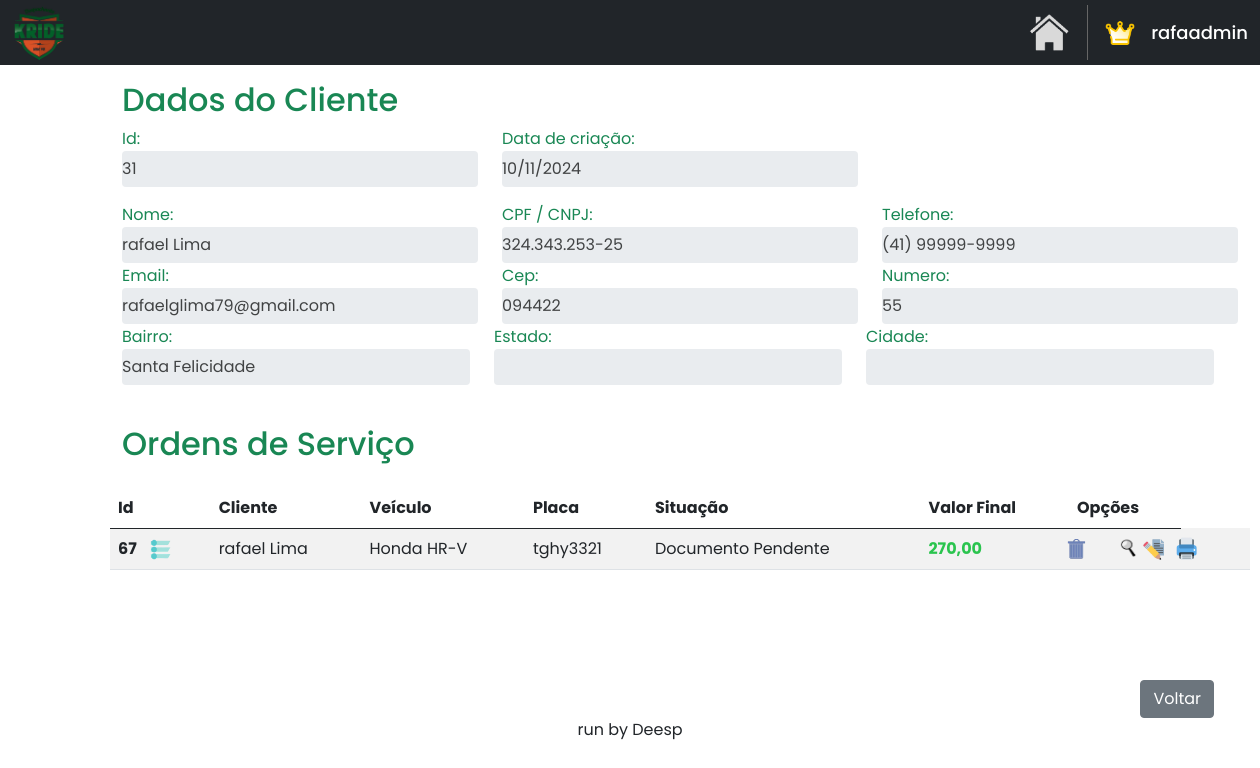
The app's page /home/consultar_cliente/31/ (signed in), older data.
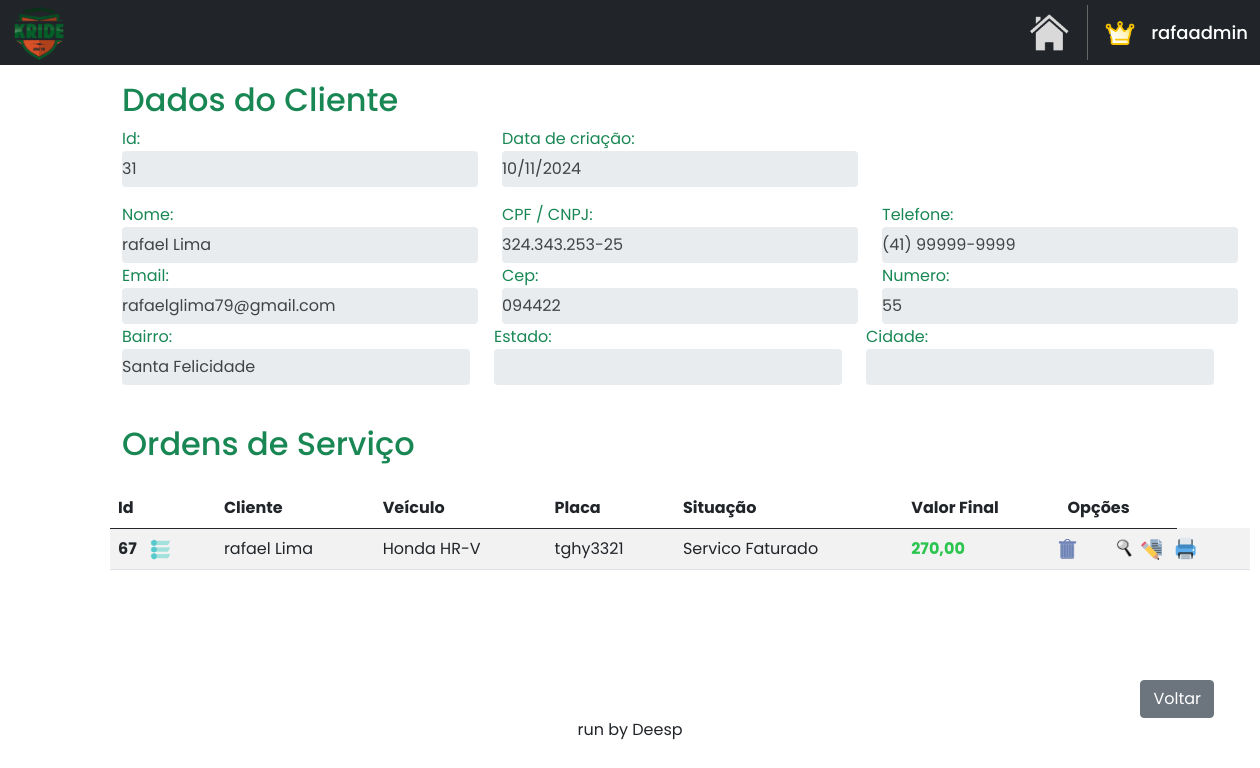
The same page, newer data.
### clientes/models.py (models this page shows)
class Cliente(models.Model):
    name = models.CharField(max_length=40)
    cpf_cnpj = models.CharField(max_length=25)
    telefone = models.CharField(max_length=25)
    cep = models.CharField(max_length=50, default='')
    bairro = models.CharField(max_length=30, default='')
    estado = models.CharField(max_length=30, default='')
    cidade = models.CharField(max_length=25, default='')
    numero = models.CharField(max_length=10, default='')
    email = models.EmailField(max_length=100, null=True, blank=True)
    data_criacao = models.DateTimeField(auto_now_add=True)

### OS/models.py (models this page shows)
class OrdemServico(models.Model):
    renavam = models.CharField(max_length=80)
    placa = models.CharField(max_length=15)
    cliente_id = models.ForeignKey(Cliente, on_delete=models.CASCADE)
    nome_cliente = models.CharField(max_length=40)
    chassi = models.CharField(max_length=30, default='')
    cor = models.CharField(max_length=20, default='')
    combustivel = models.CharField(max_length=15, default='')
    modelo = models.CharField(max_length=50, default='')
    valor_veiculo = models.CharField(max_length=15, default='')
    ano_modelo = models.CharField(max_length=10, default='')
    pendencias = models.CharField(max_length=60, default='')
    data_entrega = models.DateField(null=True, blank=True)
    data_aq = models.DateField(null=True, blank=True)
    data_servico = models.DateField(default=datetime.date.today)
    desconto = models.CharField(max_length=30, default='')
    valor_f = models.CharField(max_length=30, default='')
    observacoes = models.TextField(blank=True, null=True)
    status = models.CharField(max_length=20, default='')
    cpf_vendedor = models.CharField(max_length=20, default='')
    concessionaria = models.CharField(max_length=60, default='')
    tipo_veiculo = models.CharField(max_length=15, default='')

### clientes/views.py (the view)
# urls.py: path('consultar_cliente/<str:id>/', clienteviews.consultar_cliente, name='consultar_cliente'),
@login_required
def consultar_cliente(request, id):
    cliente = get_object_or_404(Cliente, pk=id)
    ordem_servico = OrdemServico.objects.filter(cliente_id=id)
    return render(
        request,
        'consulta.html',
        {'cliente': cliente,
         'ordem_servicos': ordem_servico}
    )

### clientes/templates/consulta.html (shortened to what this page needs)
{% extends "base.html" %}
{% load static %}
{% block content %}
<!DOCTYPE html>
<html lang="en">
<head>
    <link href="https://cdn.jsdelivr.net/npm/bootstrap@5.0.2/dist/css/bootstrap.min.css" rel="stylesheet">
</head>
<body>
    <div class="container mt-3 custom-container">
        <div class="d-flex justify-content-start align-items-center">
            <h2 class="me-auto text-success">Dados do Cliente</h2>
        </div>
    </div>
    <div class="container custom-container">
        <div class="row">
            <div class="col-md-4 form-group">
                <label class="text-success">Id:</label>
                <input type="text" class="form-control readonly-input" value="{{ cliente.id }}" readonly>
            </div>
            <div class="col-md-4 form-group">
                <label class="text-success">Data de criação:</label>
                <input type="text" class="form-control readonly-input" value="{{ cliente.data_criacao|date:'d/m/Y' }}" readonly>
            </div>
        </div>
        <div class="row">
            <div class="col-md-4 form-group">
                <label class="text-success">Nome:</label>
                <input type="text" class="form-control readonly-input" value="{{ cliente.name }}" readonly>
            </div>
            <div class="col-md-4 form-group">
                <label class="text-success">CPF / CNPJ:</label>
                <input type="text" class="form-control readonly-input" value="{{ cliente.cpf_cnpj }}" readonly>
            </div>
            <div class="col-md-4 form-group">
                <label class="text-success">Telefone:</label>
                <input type="text" class="form-control readonly-input" value="{{ cliente.telefone }}" readonly>
            </div>
        </div>
        <div class="row" style="margin-top: -15px;">
            <div class="col-md-4 form-group">
                <label class="text-success">Email:</label>
                <input type="text" class="form-control readonly-input" value="{{ cliente.email }}" readonly>
            </div>
            <div class="col-md-4 form-group">
                <label class="text-success">Cep:</label>
                <input type="text" class="form-control readonly-input" value="{{ cliente.cep }}" readonly>
            </div>
            <div class="col-md-4 form-group">
                <label class="text-success">Numero:</label>
                <input type="number" class="form-control readonly-input" value="{{ cliente.numero }}" readonly>
            </div>
        <div class="row" style="margin-top: -15px;">
            <div class="col-md-4 form-group">
                <label class="text-success">Bairro:</label>
                <input type="text" class="form-control readonly-input" value="{{ cliente.bairro }}" readonly>
            </div>
            <div class="col-md-4 form-group">
                <label class="text-success">Estado:</label>
                <input type="text" class="form-control readonly-input" value="{{ cliente.estado }}" readonly>
            </div>
            <div class="col-md-4 form-group">
                <label class="text-success">Cidade:</label>
                <input type="number" class="form-control readonly-input" value="{{ cliente.cidade }}" readonly>
            </div>
        </div>
        <div class="d-flex justify-content-start align-items-center mt-4">
            <h2 class="me-auto text-success">Ordens de Serviço</h2>
        </div>
        <table class="table table-striped mt-3">
            <thead>
                <tr>
                    <th scope="col">Id</th>
                    <th scope="col">Cliente</th>
                    <th scope="col">Veículo</th>
                    <th scope="col">Placa</th>
                    <th scope="col">Situação</th>
                    <th scope="col">Valor Final</th>
                    <th scope="col">Opções</th>
                </tr>
            </thead>
            <tbody  id="tbodyOrdens">
                {% for ordem_servico in ordem_servicos %}
                    <tr>
                        <th>
                            {{ordem_servico.id}}
                            <a href="#" class="openOptions">
                                <img src="{% static 'images/status.png' %}" style="width: 23px; height: 21px; margin-left: 9px;" alt="status" title="ALTERAR STATUS">
                            </a>
                        </th>
                        <td>{{ordem_servico.nome_cliente}}</td>
                        <td>{{ordem_servico.modelo}}</td>
                        <td>{{ordem_servico.placa}}</td>
                        <td>{{ordem_servico.status}}</td>
                        <td style="color: #2ac44e; font-weight: bold;">{{ordem_servico.valor_f}}</td>
                        <td>
                            <a href="#" class="delete-button" data-toggle="modal" data-target="#confirmDeleteModal" data-url="{% url 'excluir_os' ordem_servico.id %}" title="EXCLUIR" style="height: 20px; margin-left: -12px;">
                                <img src="{% static 'images/excluir.png' %}" style="width: 24px; height: 22px;">
                            </a>
                        </td>
                        <td>
                            <a href="{% url 'consultar_os' ordem_servico.id %}"  title="CONSULTAR" style="height: 20px; margin-left: -71px;">
                                <img src="{% static 'images/consultar.png' %}" style="width: 22px; height: 23px;">
                            </a>
                        </td>
                        <td>
                            <a href="{% url 'editar_os' ordem_servico.id %}"  title="EDITAR" style="height: 20px; margin-left: -70px;">
                                <img src="{% static 'images/editaros.png' %}" style="width: 22px; height: 23px;">
                            </a>
                        </td>
                        <td>
                            <a href="{% url 'imprimir_os' ordem_servico.id %}"  title="IMPRIMIR" style="height: 20px; margin-left: -60px;">
                                <img src="{% static 'images/imprimiros.png' %}" style="width: 22px; height: 23px;">
                            </a>
                        </td>
                    </tr>
                {% endfor %}
            </tbody>
        </table>
        <div class="d-flex justify-content-end align-items-center" style="margin-top: 70px;">
            <a href="{% url 'clientes' %}" class="btn btn-secondary me-4 mt-4">Voltar</a>
        </div>
    </div>
    </div>
</body>
</html>
{% endblock %}

### base/base.html (shortened to what this page needs)
{% load static %}
<!DOCTYPE html>
<html lang="en">
<head>
</head>
<body>
    <nav class="navbar navbar-expand bg-dark" style="height: 65px;">
        <div class="container-fluid">
            <a href="#">
                <img src="{% static 'images/logo1.png' %}" style="width: 55px;">
            </a>
        </div>
        <a href="{% url 'home' %}" style="text-decoration: none;">
            <img src="{% static 'images/home.png' %}" title="VOLTAR PARA A HOME" style="width: 40px; margin-right: 18px;">
        </a>
        <div class="container user-div" id="profile" style="width: 200px; cursor: pointer;">
            {% if user.is_superuser %}
                <img src="{% static 'images/master.png' %}" title="MASTER USER" style="width: 30px; margin-right: 0px;">
            {% else %}
                <img src="{% static 'images/user_profile.png' %}" title="USUÁRIO" style="width: 26px; margin-right: 0px;">
            {% endif %}
            {% if user.is_authenticated %}
                <h5 class="text-white mt-2" style="font-size: large;">{{ user.username }}</h5>
            {% endif %}
        </div>
    </nav>
    {% block content %}{% endblock %}
    <div class="text-center">
        <p>run by Deesp</p>
    </div>
</body>
</html>

### clientes/templates/consulta.html (style rules this page uses)
body { font-family: 'Poppins', sans-serif; }
.form-group { margin-bottom: 1rem; }
.readonly-input { background-color: #e3e7e9; border: none; box-shadow: none; color: #414344; padding-left: 0; }
.custom-container { margin-left: 110px; margin-right: 100px; }

Row changes from the older to the newer data that the page shows:
changed OrdemServico "rafael Lima": status "Documento Pendente" → "Servico Faturado"
